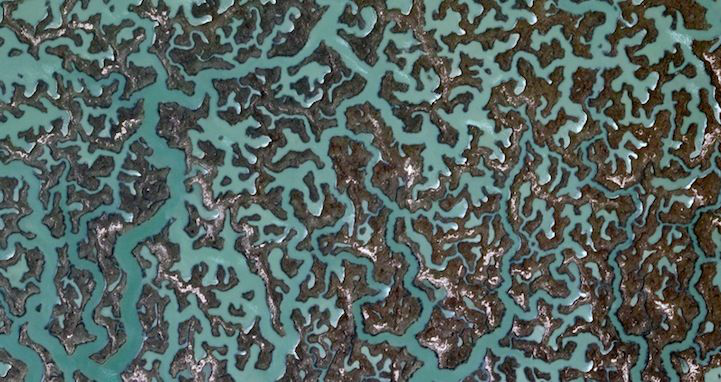
#> input picture fractal/images64/f0_b64.png, 721 x 382 px
$ python 'fractal color analysis.py'
#> lines starting #> are read from the running program, lines starting #| are printed output that depends on the picture
#!/usr/bin/env python
# coding: utf-8

import numpy as np
import matplotlib.image as mpimg
import matplotlib.pyplot as plt
import scipy.signal
import sys

def rgb2gray(rgb):
    r, g, b = rgb[:,:,0], rgb[:,:,1], rgb[:,:,2]
    gray = 0.2989 * r + 0.5870 * g + 0.1140 * b
    return gray

image = mpimg.imread('images64/f0_b64.png')
#> image is the input picture: shape (382, 721, 3) float32; mean R, G, B 0.333, 0.393, 0.377

n_channels = len(np.shape(image))
#> n_channels = 3
if(n_channels == 3):
    image=rgb2gray(image)
#> in rgb2gray, `r, g, b = rgb[:,:,0], rgb[:,:,1], rgb[:,:,2]`:
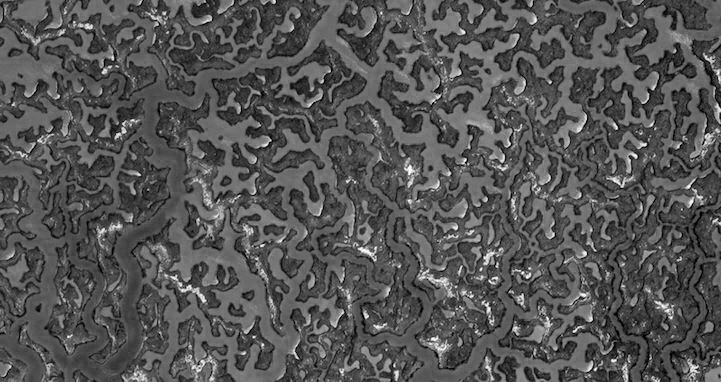
#> r: shape (382, 721) float32; min 0, max 1, mean 0.333

image *= 255.0
#> image: shape (382, 721) float32
imrows, imcols = np.shape(image)
#> imrows = 382; imcols = 721


def im2col(A,BLKSZ):

    # Parameters
    M,N = A.shape
    col_extent = N - BLKSZ[1] + 1
    row_extent = M - BLKSZ[0] + 1

    # Get Starting block indices
    start_idx = np.arange(BLKSZ[0])[:,None]*N + np.arange(BLKSZ[1])

    # Get offsetted indices across the height and width of input array
    offset_idx = np.arange(row_extent)[:,None]*N + np.arange(col_extent)

    # Get all actual indices & index into input array for final output
    return np.take (A,start_idx.ravel()[:,None] + offset_idx.ravel())

def coltfilt(A, size):
    original_shape = np.shape(A)
    a,b = 0, 0
    if(size%2==0):
        a, b = int(size/2)-1, int(size/2)
    else:
        a,b = int(size/2), int(size/2)
    A = np.lib.pad(A, (a, b), 'constant')
    Acol = im2col(A, (size, size))
    rc = np.floor((Acol.max(axis=0) - Acol.min(axis=0))/float(size)) + 1
    return np.reshape(rc, original_shape)

def matlab_style_gauss2D(shape=(3,3),sigma=0.5):
    """
    2D gaussian mask - should give the same result as MATLAB's
    fspecial('gaussian',[shape],[sigma])
    """
    m,n = [(ss-1.)/2. for ss in shape]
    y,x = np.ogrid[-m:m+1,-n:n+1]
    h = np.exp( -(x*x + y*y) / (2.*sigma*sigma) )
    h[ h < np.finfo(h.dtype).eps*h.max() ] = 0
    sumh = h.sum()
    if sumh != 0:
        h /= sumh
    return h

def mat2gray(mat):
    maxI = np.max(mat)
    minI = np.min(mat)
    gray = (mat[:,:] - minI) / (maxI - minI)
    return gray


# In[9]:


B = np.zeros((6, imrows, imcols))

print("Calculating Differential Box Counting image")

for r in range(2,8):
    mask = matlab_style_gauss2D((r,r), r/2.0)
    im = scipy.signal.convolve2d(image, mask, mode='same')
    F = (coltfilt(im, r))*(49/(r**2))
    B[r - 2] = np.log(F)
#> this loop made 6 passes
#> pass 1, in coltfilt, `A = np.lib.pad(A, (a, b), 'constant')`:
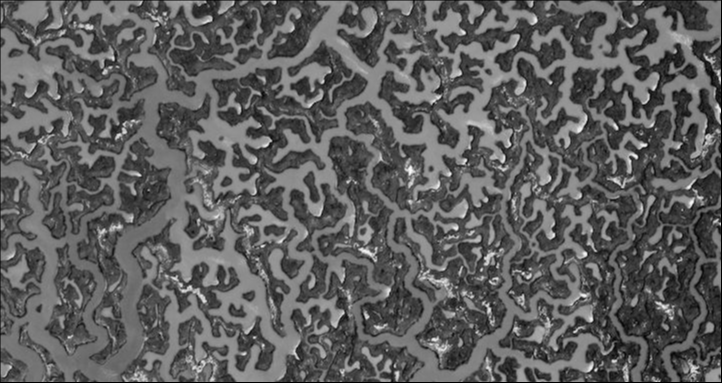
#> A: shape (383, 722) float64; min 0, max 250.5, mean 94.6
#> pass 1, `F = (coltfilt(im, r))*(49/(r**2))`:
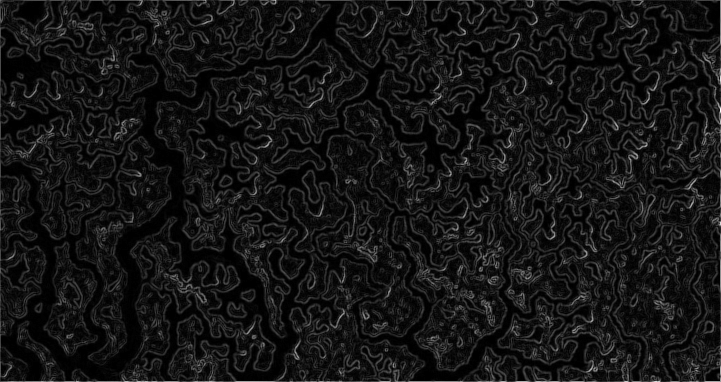
#> F: shape (382, 721) float64; min 12.25, max 1445.5, mean 132.3; drawn with min black and max white
#> after the loop:
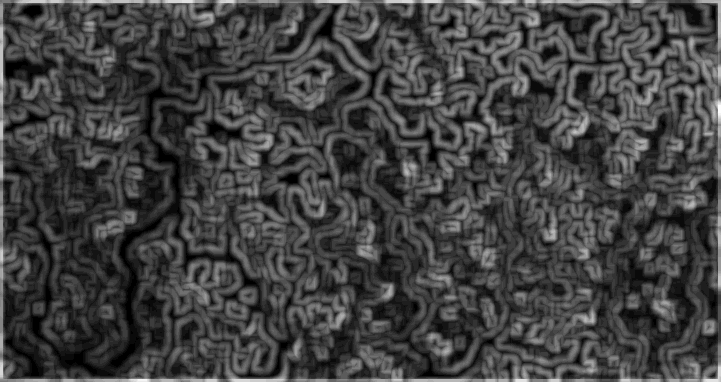
#> F: shape (382, 721) float64; min 1, max 26, mean 7.5; drawn with min black and max white
#> after the loop:
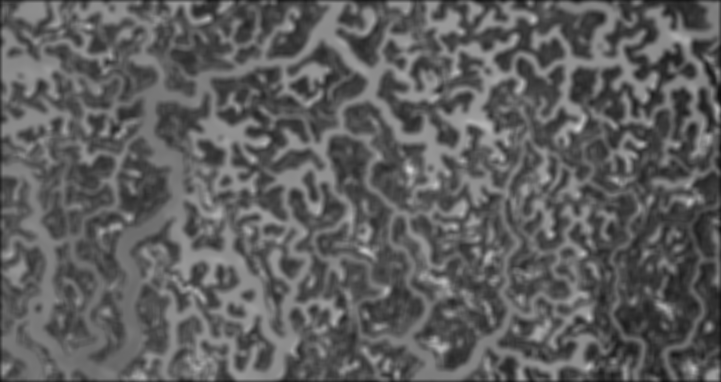
#> im: shape (382, 721) float64; min 13.74, max 207.9, mean 94.6


#------- computing the slope using linear regression -------

print("Calculating FD image")

i = np.log(range(2,8)) #Normalised scale range vector

Nxx = np.dot(i,i) - (np.sum(i)**2)/6
FD = np.zeros((imrows,imcols))

for m in range(1,imrows):
    for n in range(1,imcols):
        fd = [B[5,m,n], B[4,m,n], B[3,m,n], B[2,m,n], B[1,m,n], B[0,m,n]] #Number of boxes multiscale vector
        Nxy = np.dot(i,fd) - (sum(i)*sum(fd))/6
        FD[m,n] = Nxy/Nxx # slope of the linear regression line
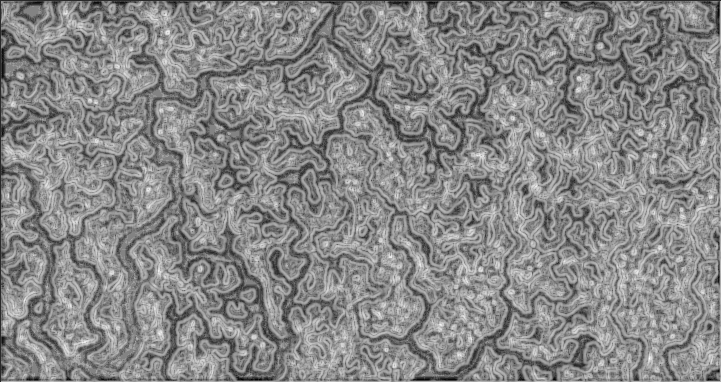
#> FD: shape (382, 721) float64; min -0.891, max 4.46, mean 1.97; drawn with min black and max white

tmp = np.zeros(np.shape(B))
for r in range(2,8):
    tmp[r-2, :, :] = FD * np.log(m)

intercept = np.mean(B - tmp, axis=0)
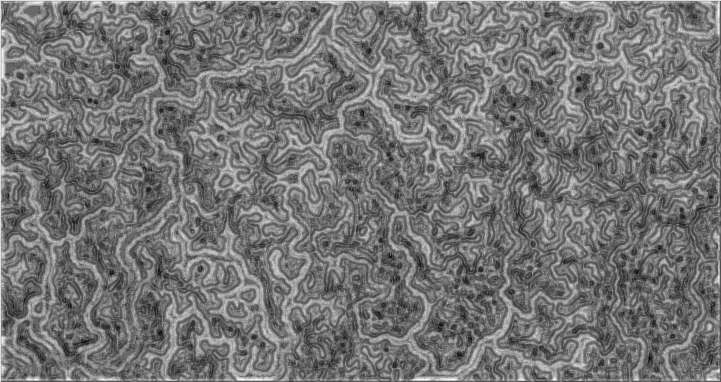
#> intercept: shape (382, 721) float64; min -22.99, max 8.23, mean -8.64; drawn with min black and max white

FDB = mat2gray(FD)
#> in mat2gray, `maxI = np.max(mat)`: maxI = 4.46
#> in mat2gray, `minI = np.min(mat)`: minI = -0.891

intercept_image = mat2gray(intercept)

#imgplot = plt.imshow(FDB)
plt.imshow(intercept_image, cmap='gray')
plt.show()

$ run again, with fractal/images64/f1_b64.png copied over fractal/images64/f0_b64.png
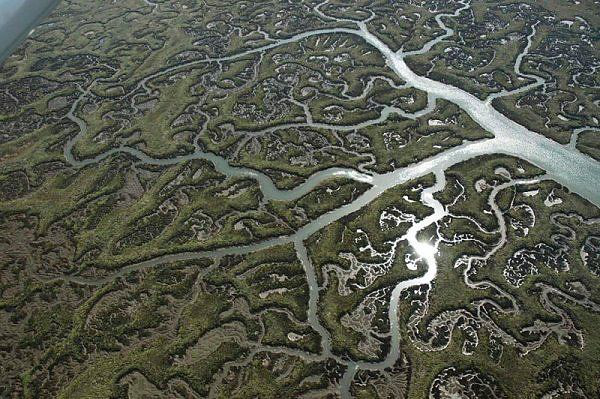
#> input picture fractal/images64/f1_b64.png, 600 x 399 px
#> image is the input picture: shape (399, 600, 3) float32; mean R, G, B 0.333, 0.345, 0.299
#> image: shape (399, 600) float32
#> after the loop `for m in range(1,imrows):`:
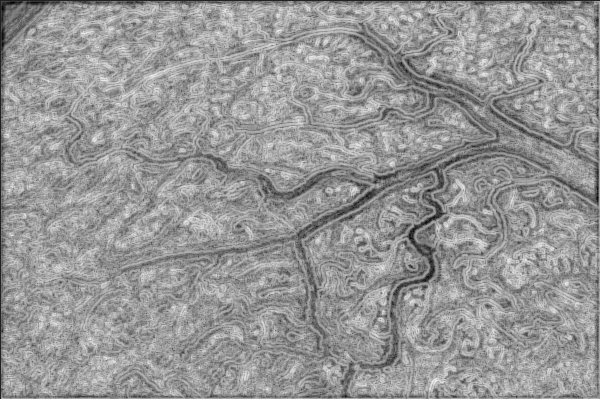
#> FD: shape (399, 600) float64; min -0.736, max 4.66, mean 2.45; drawn with min black and max white
#> `intercept = np.mean(B - tmp, axis=0)`:
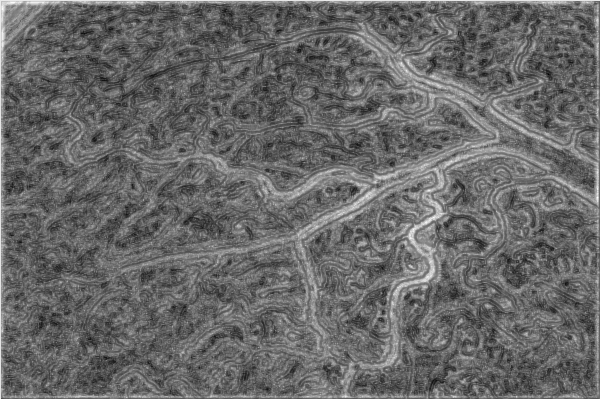
#> intercept: shape (399, 600) float64; min -24.9, max 7.21, mean -11.69; drawn with min black and max white
#> maxI = 4.66
#> minI = -0.736

$ run again, with fractal/images64/f2_b64.png copied over fractal/images64/f0_b64.png
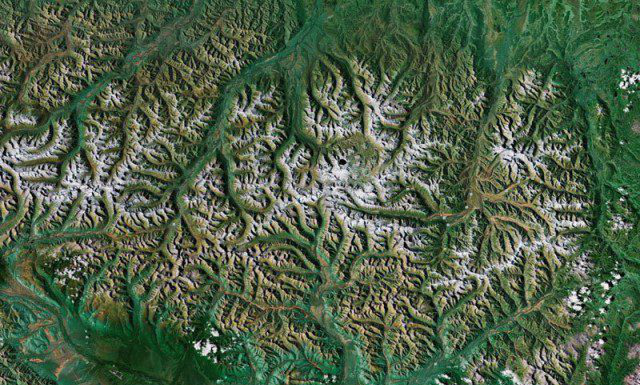
#> input picture fractal/images64/f2_b64.png, 640 x 385 px
#> image is the input picture: shape (385, 640, 3) float32; mean R, G, B 0.308, 0.378, 0.282
#> image: shape (385, 640) float32
#> after the loop `for m in range(1,imrows):`:
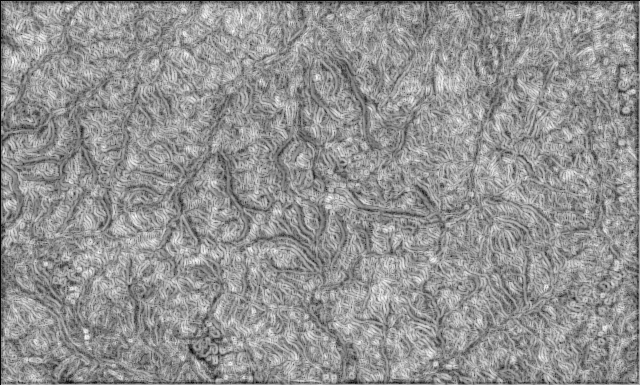
#> FD: shape (385, 640) float64; min -0.107, max 4.29, mean 2.42; drawn with min black and max white
#> `intercept = np.mean(B - tmp, axis=0)`:
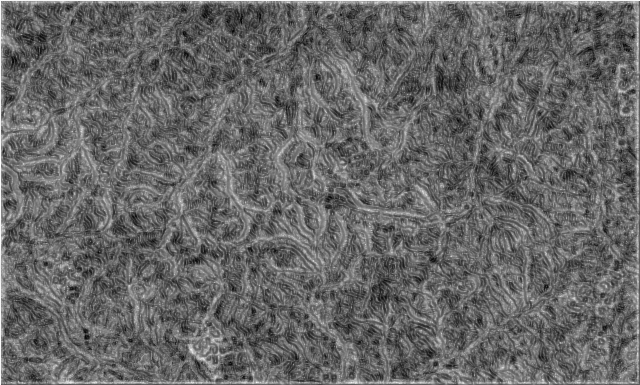
#> intercept: shape (385, 640) float64; min -22.28, max 4.8, mean -11.26; drawn with min black and max white
#> maxI = 4.29
#> minI = -0.107

$ run again, with fractal/images64/f3_b64.png copied over fractal/images64/f0_b64.png
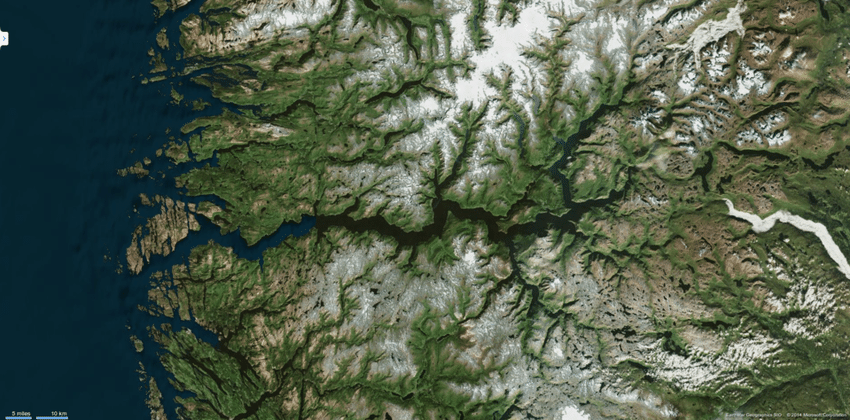
#> input picture fractal/images64/f3_b64.png, 850 x 420 px
#> image is the input picture: shape (420, 850, 4) float32; mean R, G, B, A 0.315, 0.365, 0.296, 1
#> image: shape (420, 850) float32
#> `intercept = np.mean(B - tmp, axis=0)`:
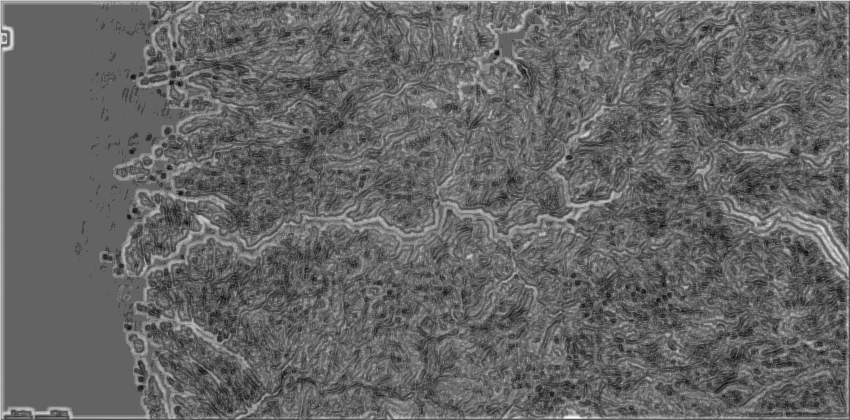
#> intercept: shape (420, 850) float64; min -23.63, max 10.59, mean -9.98; drawn with min black and max white
#> maxI = 4.34
#> minI = -1.23
